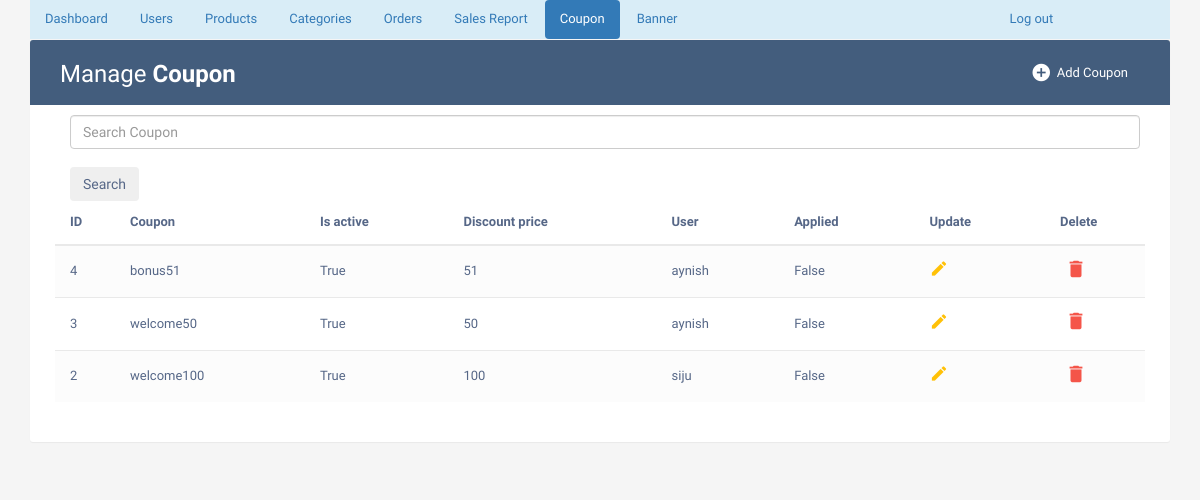
Page /admincouponlist/ (signed in) on the committed database.
### phase/models.py (models this page shows, shortened)
class Coupon(models.Model):
    coupon_code=models.CharField(max_length=30)
    is_active=models.BooleanField(default=False)
    discount_price=models.IntegerField(default=0)
    minimum_amount=models.IntegerField(default=500)
    applied=models.BooleanField(default=False)
    user=models.ForeignKey(UserDetail, on_delete=models.CASCADE, null=False)

class UserDetail(models.Model):
    uname=models.CharField(unique=True, max_length=50)
    uemail=models.CharField(max_length=50)
    uphone=models.CharField(max_length=50, null=True)
    upassword=models.CharField(max_length=50)
    uactive=models.BooleanField(default=True)
    uimage = models.ImageField(upload_to='imagestore/', null=True, blank=True)
    uotp=models.IntegerField(null=True)
    def __str__(self):
        return self.uname

### phase/views.py (the view)
# urls.py: path('admincouponlist/', views.admincouponlist, name='admincouponlist'),
def admincouponlist(request):
    if 'username' in request.session:
        if 'search' in request.GET:
            search=request.GET['search']
            member=Coupon.objects.filter(coupon_code__icontains=search)
        else:
            member=Coupon.objects.all().order_by('-id')
        return render(request,'admincouponlist.html',{'member': member})
    else:
        return render(request, 'adminlogin.html')

### Templates/admincouponlist.html
{% extends "adminbase.html" %}
{% block active9 %} "active" {% endblock%}
{% block tablewrapper %}
                    <div class="col-sm-6">
						<h2>Manage <b>Coupon</b></h2>
					</div>
                    <div class="col-sm-6">
                        <a href="{% url 'adminaddcoupon' %}" class="btn" data-toggle="modal"><i class="material-icons">&#xE147;</i> <span>Add Coupon</span></a>
                      </div>
                    </div>
{% endblock %}
{% block tablecontent%}
                <form action="{% url 'admincouponlist' %}" class="d-flex offset-md-1 container m-auto" style="width:1100px">
                    <input class="form-control offset-md-1" type="search" placeholder="Search Coupon" name="search" aria-label="Search"><br>
                    <button class="btn btn-outline-secondary" type="submit">Search</button>
                </form>
                <table class="table table-striped table-hover">
                <thead>
                    <tr>
                        <th>ID</th>
                        <th>Coupon</th>
                        <th>Is active</th>
                        <th>Discount price</th>
                        <th>User</th>
                        <th>Applied</th>
                        <th>Update</th>
                        <th>Delete</th>
                    </tr>
                </thead>
                <tbody>
                    {% for x in member %}
                    <tr>
                        <td>{{ x.id }}</td>
                        <td>{{ x.coupon_code }}</td>
                        <td>{{ x.is_active }}</td>
                        <td>{{x.discount_price}}</td>
                        <td>{{x.user}}</td>
                        <td>{{x.applied}}</td>
                        <td>
                           <a href="{% url 'updatecoupon' %}?uid={{x.id}}" class="edit" data-toggle="modal"><i class="material-icons" data-toggle="tooltip" title="Edit">&#xE254;</i></a>
                        </td>
                        <td>
                            <a href="{% url 'deletecoupon' %}?uid={{x.id}}" class="delete" data-toggle="modal"><i class="material-icons" data-toggle="tooltip" title="Delete">&#xE872;</i></a>
                        </td>
                    </tr>
                    {% endfor %}
                </tbody>
                </table>
{% endblock %}

### Templates/adminbase.html (style rules this page uses)
body { color: #566787; background: #f5f5f5; font-family: 'Varela Round', sans-serif; font-size: 13px; }
.table-title h2 { margin: 5px 0 0; font-size: 24px; }
.table-title .btn { color: #fff; float: right; font-size: 13px; border: none; min-width: 50px; border-radius: 2px; border: none; outline: none !important; margin-left: 10px; }
.table-title .btn i { float: left; font-size: 21px; margin-right: 5px; }
.table-title .btn span { float: left; margin-top: 2px; }
table.table tr th, table.table tr td { border-color: #e9e9e9; padding: 12px 15px; vertical-align: middle; }
table.table tr th:first-child { width: 60px; }
table.table tr th:last-child { width: 100px; }
table.table-striped tbody tr:nth-of-type(odd) { background-color: #fcfcfc; }
table.table td:last-child i { opacity: 0.9; font-size: 22px; margin: 0 5px; }
table.table td a { font-weight: bold; color: #566787; display: inline-block; text-decoration: none; outline: none !important; }
table.table td a.edit { color: #FFC107; }
table.table td a.delete { color: #F44336; }
table.table td i { font-size: 19px; }

### rows in the picture
Coupon: id "4", coupon_code "bonus51", is_active "True", discount_price "51", user "aynish", applied "False"
Coupon: id "3", coupon_code "welcome50", is_active "True", discount_price "50", user "aynish", applied "False"
Coupon: id "2", coupon_code "welcome100", is_active "True", discount_price "100", user "siju", applied "False"
